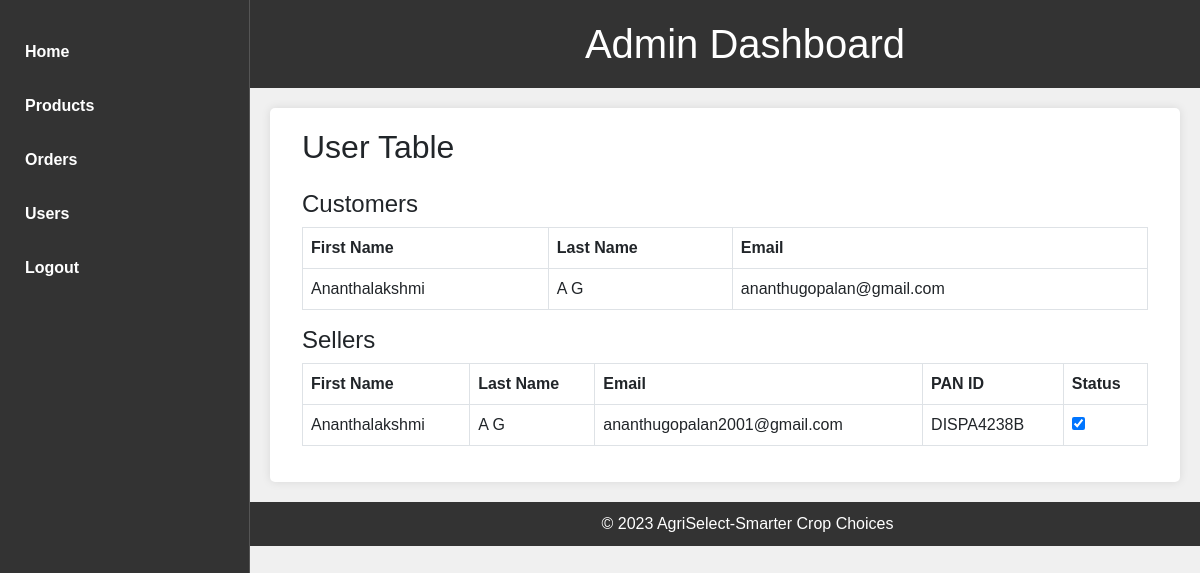
The page /admin_users/ (signed in) on the database as committed earlier.
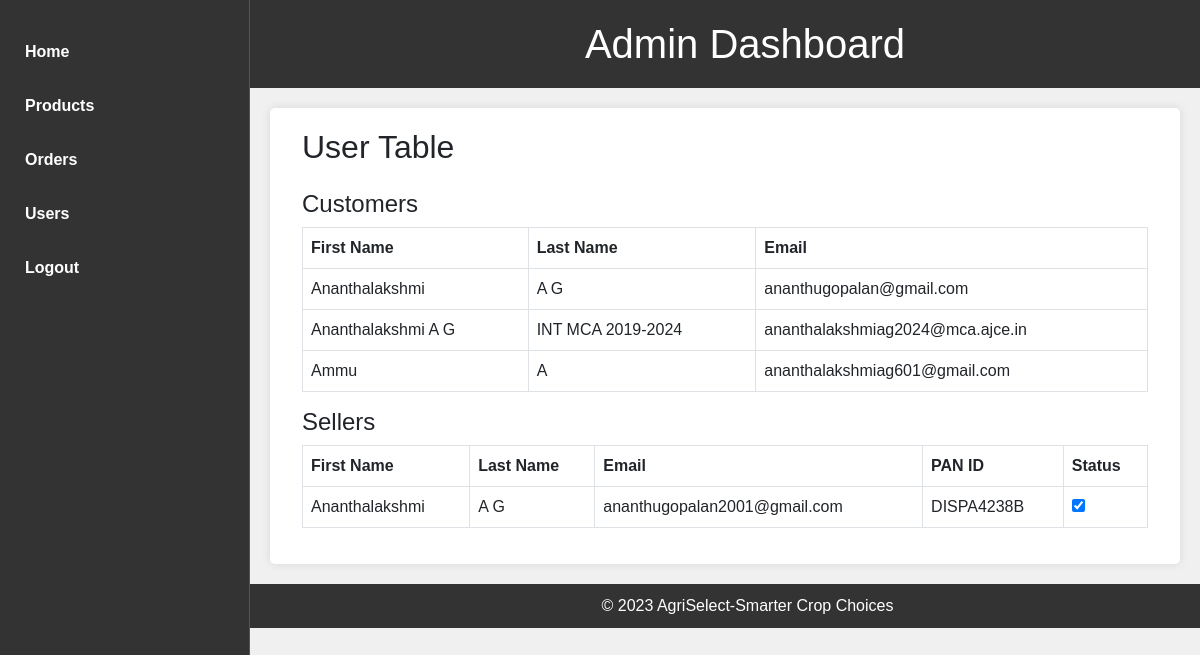
The same page on the database as committed later.
### userapp/models.py (models this page shows, shortened)
class CustomUser(AbstractUser):
    username = None
    USERNAME_FIELD  = 'email'
    first_name = models.CharField(max_length=100, default='')
    last_name   = models.CharField(max_length=100, default='')
    email = models.EmailField(unique=True)
    password = models.CharField(max_length=128,null=True)
    is_customer = models.BooleanField(default=False)
    is_seller = models.BooleanField(default=False)
    pan_number = models.CharField(max_length=25, null=True)
    REQUIRED_FIELDS = []

### agriselect/views.py (the view)
# urls.py: path('admin_users/', views.admin_users, name='admin_users'),
@login_required(login_url='user_login')
def admin_users(request):
    customers = CustomUser.objects.filter(is_customer=True)
    sellers = CustomUser.objects.filter(is_seller=True)
    return render(request, 'admin_users.html', {'customers': customers, 'sellers': sellers})

### template/admin_users.html (shortened to what this page needs)
{% load static %}
<!DOCTYPE html>
<html lang="en">
<head>
    <link rel="stylesheet" href="https://cdnjs.cloudflare.com/ajax/libs/font-awesome/6.3.0/css/all.min.css">
    <link rel="stylesheet" href="https://cdn.jsdelivr.net/npm/bootstrap@5.3.0/dist/css/bootstrap.min.css">
</head>
<body>
    <header>
        <h1  style="margin-left: 25%;">Admin Dashboard</h1>
    </header>
    <div class="sidenav">
        <ul>
            <li><a href="{% url 'admin_dashboard' %}">Home</a></li>
            <li><a href="{% url 'admin_products' %}">Products</a></li>
            <li><a href="{% url 'admin_orders' %}">Orders</a></li>
            <li><a href="{% url 'admin_users' %}">Users</a></li>
            <li><a href="{% url 'user_logout' %}">Logout</a></li>
        </ul>
    </div>
    <main>
        <section class="content">
            <div class="container">
                <h2>User Table</h2><br>
                <div class="table-responsive">
                    <h4>Customers</h4>
                    <table class="table table-bordered">
                        <thead>
                            <tr>
                                <th>First Name</th>
                                <th>Last Name</th>
                                <th>Email</th>
                            </tr>
                        </thead>
                        <tbody>
                            {% for customer in customers %}
                                <tr>
                                    <td>{{ customer.first_name }}</td>
                                    <td>{{ customer.last_name }}</td>
                                    <td>{{ customer.email }}</td>
                                </tr>
                            {% endfor %}
                        </tbody>
                    </table>
                    <h4>Sellers</h4>
                    <table class="table table-bordered">
                        <thead>
                            <tr>
                                <th>First Name</th>
                                <th>Last Name</th>
                                <th>Email</th>
                                <th>PAN ID</th>
                                <th>Status</th>
                            </tr>
                        </thead>
                        <tbody>
                            {% for seller in sellers %}
                                <tr>
                                    <td>{{ seller.first_name }}</td>
                                    <td>{{ seller.last_name }}</td>
                                    <td>{{ seller.email }}</td>
                                    <td>{{ seller.pan_number }}</td>
                                    <td>
                                        <input type="checkbox" name="status_checkbox_{{ seller.id }}" value="{{ seller.id }}" {% if seller.is_active %}checked{% endif %}>
                                    </td>
                                </tr>
                            {% endfor %}
                        </tbody>
                    </table>
                </div>
            </div>
        </section>
    </main>
    <footer>
        <p style="margin-left: 25%;">&copy; 2023 AgriSelect-Smarter Crop Choices</p>
    </footer>
</body>
</html>

Rows that differ between the two databases and show on the page:
added CustomUser: first_name "Ananthalakshmi A G", last_name "INT MCA 2019-2024", email "ananthalakshmiag2024@mca.ajce.in", shown under "Customers"
added CustomUser: first_name "Ammu", last_name "A", email "ananthalakshmiag601@gmail.com", shown under "Customers"
